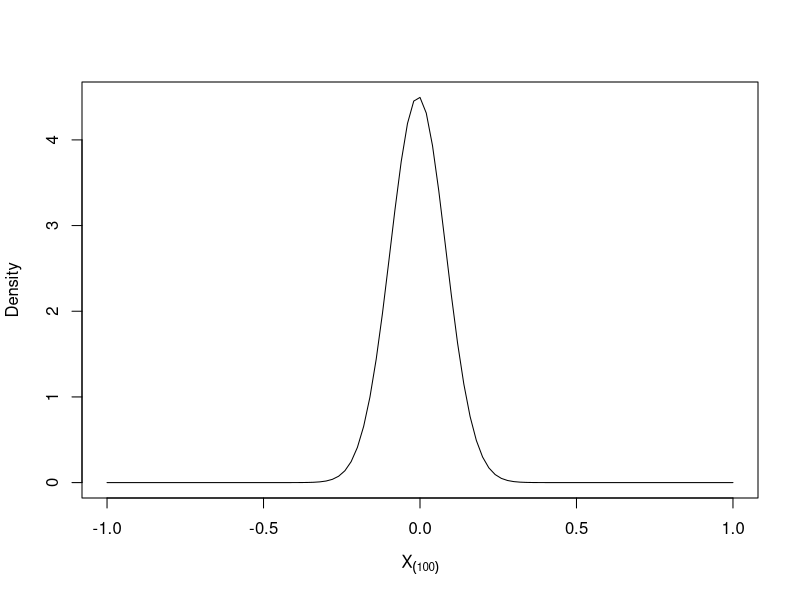
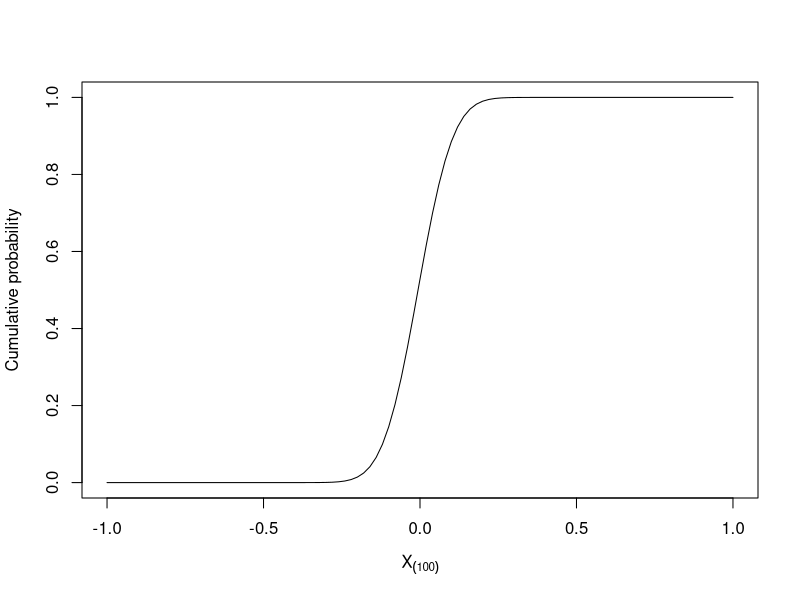
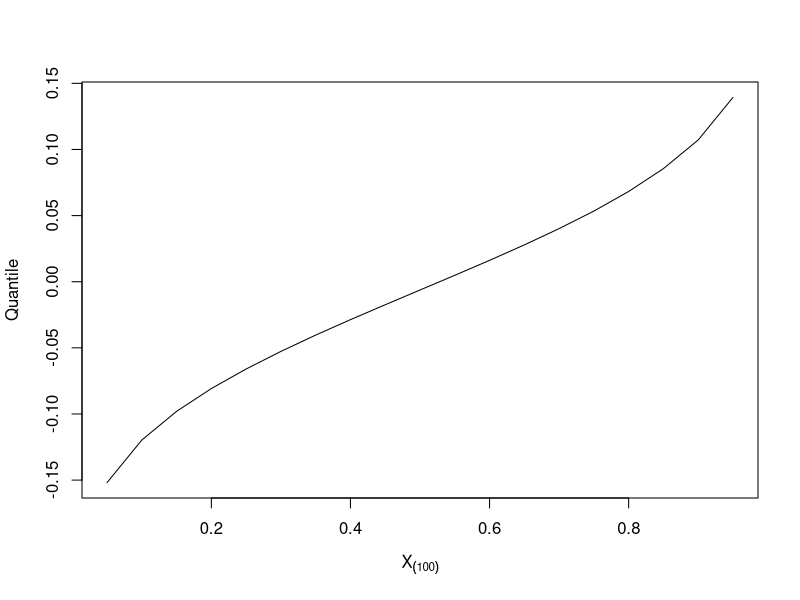
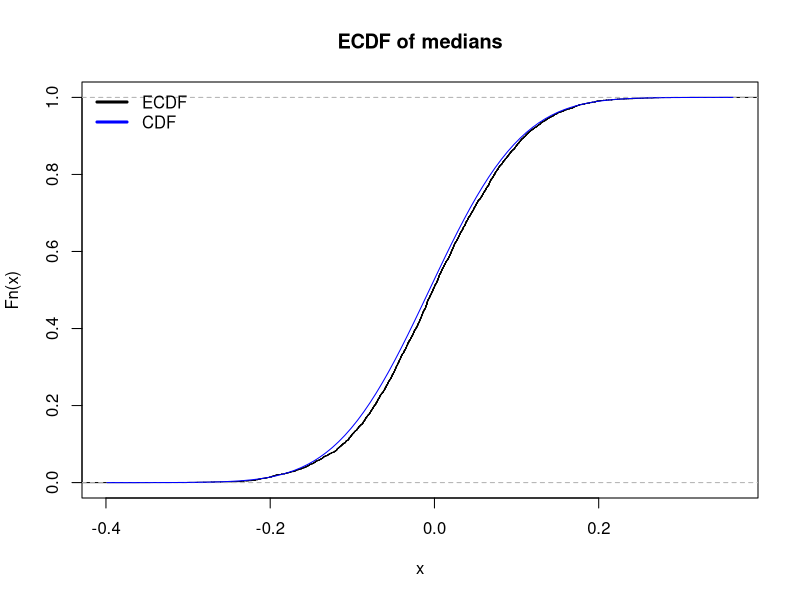
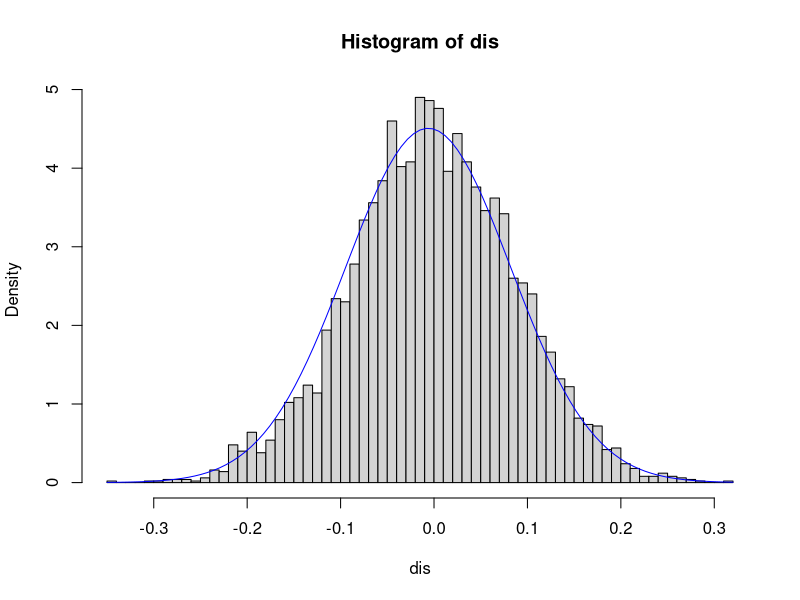
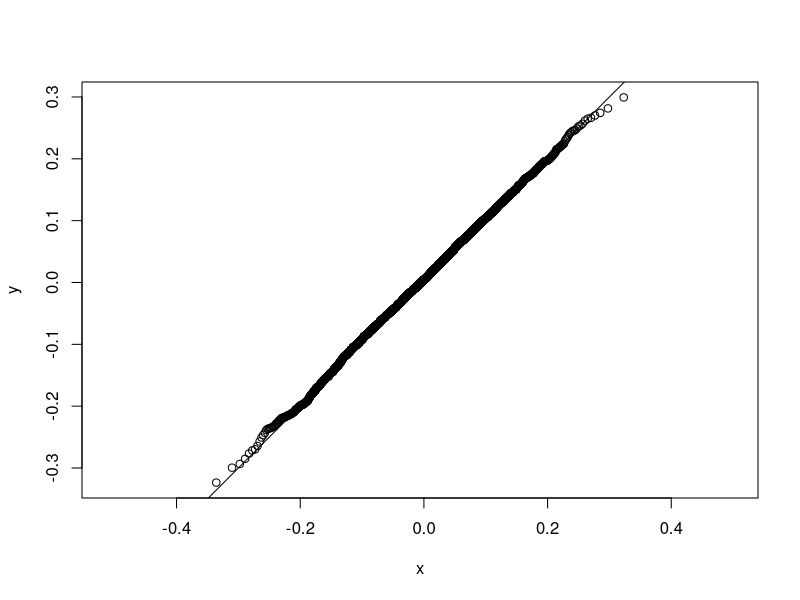
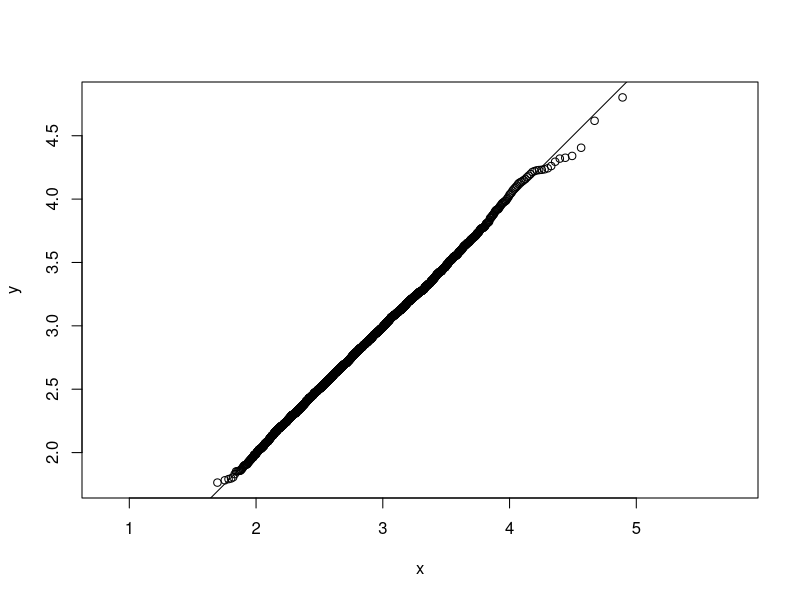
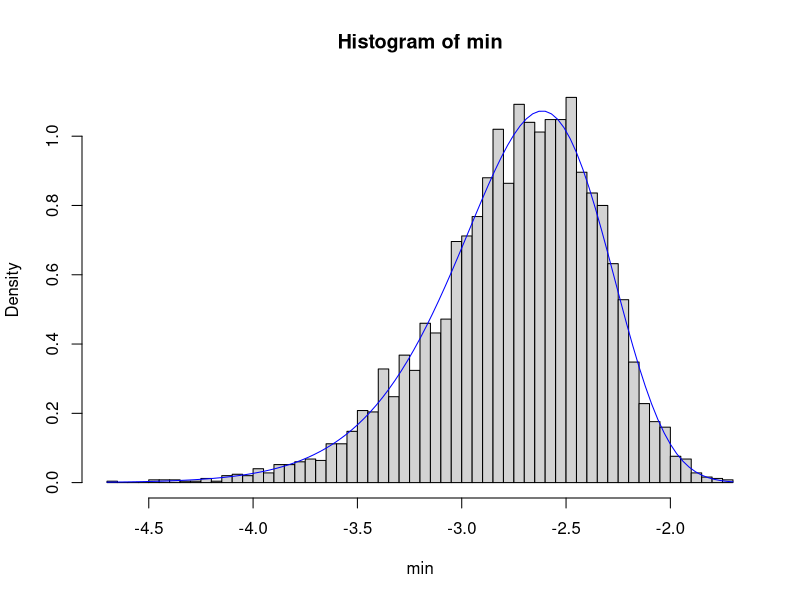

Write R code to recreate these figures, in order.
## ---- chunk 1
dorder <- function(x) {
  k <- 100
  n <- 200
  k * choose(n, k) *
  (pnorm(x, 0, 1)) ^ (k - 1) *
  (1 - pnorm(x, 0, 1)) ^ (n - k) *
  dnorm(x, 0, 1)
}

curve(dorder(x), -1, 1, xlab = parse(text="X[(100)]"), ylab = "Density")
## ---- chunk 2
porder <- function(x){
  k <- 100
  n <- 200
  pbinom(k-1, n, pnorm(x, 0,1), lower.tail = FALSE)
}
curve(porder(x), -1, 1, xlab = parse(text="X[(100)]"), ylab = "Cumulative probability")
## ---- chunk 3
qtl <- seq(0.05, 0.95, 0.05)
med_dis <- rep(NA, 19)

qorder <- function(h){
  k <- 100
  n <- 200
  for(i in seq_along(h)){
    med_dis[i] <- uniroot(function(x, p) porder(x)-p, c(-5,5), p = h[i])$root
  }
  med_dis
}

plot(qtl, qorder(qtl), type = "l", xlab = parse(text="X[(100)]"), ylab = "Quantile")
## ---- chunk 4
N <- 200
M <- 5000
dis <- rep(NA, M)   # distribution of medians of the M times of simulation

for(i in 1: M){
  dis[i] <- median(rnorm(N))
}

ecdf <- ecdf(dis)
## ---- chunk 5
plot(ecdf, do.points = FALSE, col = "black", main = "ECDF of medians")
curve(porder(x), add = TRUE, col = "blue")
legend(
  "topleft", 
  c("ECDF", "CDF"),
  lwd = 3, 
  col = c("black", "blue"), 
  bty = "n"
)
## ---- chunk 6
hist(dis, breaks = 50, freq = FALSE)
curve(dorder(x), add = TRUE, col = "blue")
## ---- chunk 7
random_sample <- dis   # dimension 500 = M
q_candidate <- qorder

points <- ppoints(M)

x <- qorder(points)
y <- quantile(random_sample, probs = points)

plot(x, y, asp = 1)
abline(0,1)
## ---- chunk 8
dorder <- function(x, k = 100) {
  n <- 200
  k * choose(n, k) *
  (pnorm(x, 0, 1)) ^ (k - 1) *
  (1 - pnorm(x, 0, 1)) ^ (n - k) *
  dnorm(x, 0, 1)
}

porder <- function(x, k = 100){
  n <- 200
  pbinom(k-1, n, pnorm(x, 0,1), lower.tail = FALSE)
}

qorder <- function(h, k = 100){
  n <- 200
  for(i in seq_along(h)){
    med_dis[i] <- uniroot(function(x, p) porder(x, k)-p, c(-5,5), p = h[i])$root
  }
  med_dis
}
## ---- chunk 9
max <- rep(NA, M)   # distribution of medians of the M times of simulation

for(i in 1: M){
  max[i] <- max(rnorm(N))
}

random_sample <- max
q_candidate <- qorder

x <- qorder(points, k = N)
y <- quantile(random_sample, probs = points)

plot(x, y, asp = 1)
abline(0, 1)
## ---- chunk 10
`%|%` <- function(a, b) paste0(a,b)

dorder <- function(x, k = 100, dist = norm, ...) {
  pf <- get("p" %|% dist)
  df <- get("d" %|% dist)
  n <- 200
  k * choose(n, k) *
  (pf(x, ...)) ^ (k - 1) *
  (1 - pf(x, ...)) ^ (n - k) *
  df(x, ...)
}

porder <- function(x, k = 100, dist = norm, ...){
  pf <- get("p" %|% dist)
  
  n <- 200
  pbinom(k-1, n, pf(x,...), lower.tail = FALSE)
}

qorder <- function(h, k = 100){
  pf <- get("p" %|% dist)
  
  n <- 200
  for(i in seq_along(h)){
    med_dis[i] <- uniroot(function(x, p) pf(x, k, ...)-p, c(-5,5), p = h[i])$root
  }
  med_dis
}
## ---- chunk 11
min <- rep(NA, M)   # distribution of min of the M times of simulation

for(i in 1: M){
  min[i] <- min(rnorm(N))
}

hist(min, breaks = 50, freq = FALSE)
curve(dorder(x, 1, dist = "norm"), add = TRUE, col = "blue")
